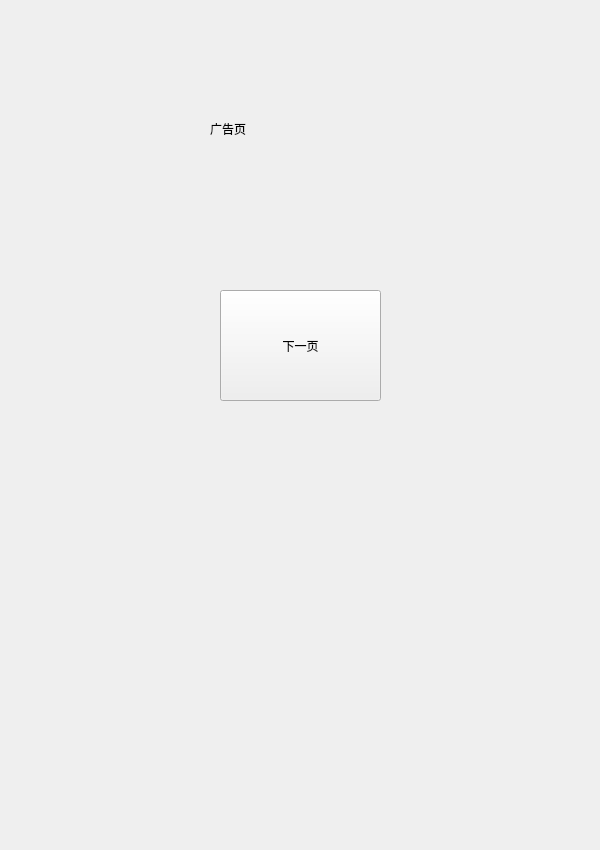
<?xml version="1.0" encoding="UTF-8"?>
<ui version="4.0">
 <class>AdWidget</class>
 <widget class="QWidget" name="AdWidget">
  <property name="geometry">
   <rect>
    <x>0</x>
    <y>0</y>
    <width>600</width>
    <height>850</height>
   </rect>
  </property>
  <property name="windowTitle">
   <string>广告页面</string>
  </property>
  <widget class="QLabel" name="label">
   <property name="geometry">
    <rect>
     <x>210</x>
     <y>120</y>
     <width>81</width>
     <height>18</height>
    </rect>
   </property>
   <property name="text">
    <string>广告页</string>
   </property>
  </widget>
  <widget class="QPushButton" name="pushButton">
   <property name="geometry">
    <rect>
     <x>220</x>
     <y>290</y>
     <width>161</width>
     <height>111</height>
    </rect>
   </property>
   <property name="text">
    <string>下一页</string>
   </property>
  </widget>
 </widget>
 <resources/>
 <connections/>
</ui>
